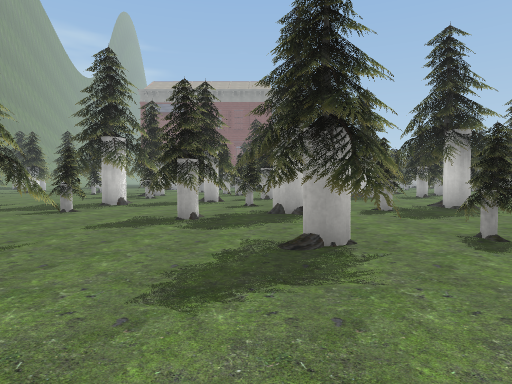
view 1 (above)

24 first-person views from a walk through a scene from a Unity 3-D project. The camera is 1.3 m above the floor, tilts 2° down and sees 75° across. The floor is counted in squares, 2 m on a side. Each view is taken from the middle of a square. On the plan, view 1 faces up. The plan holds only what a view shows up to about 10 squares ahead; the rest is blank. The place goes on beyond the plan. Some animated figures are not drawn. Some surface patterns are stand-ins.

view 2
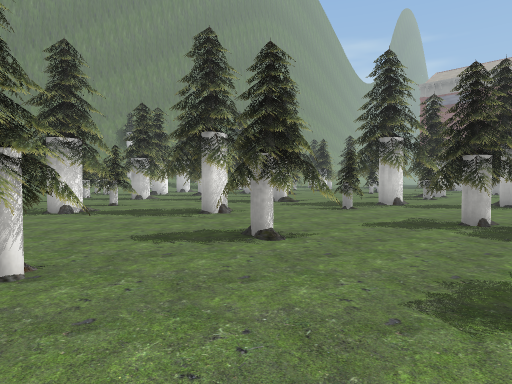

view 3
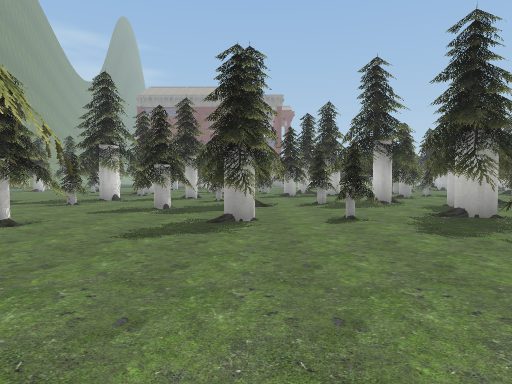

view 4
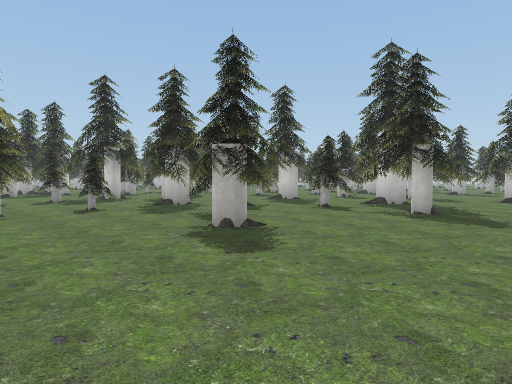

view 5
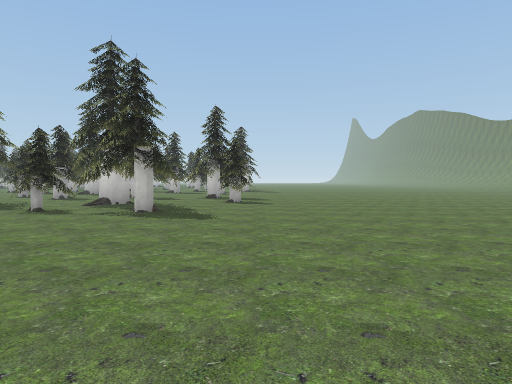

view 6
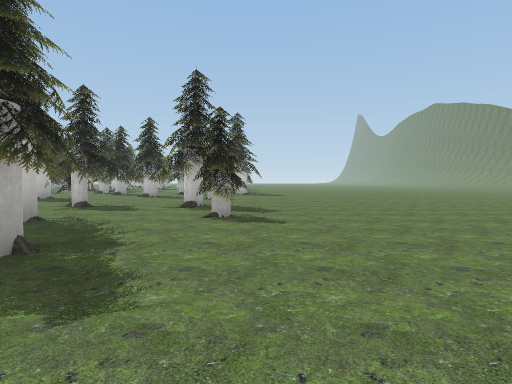

view 7
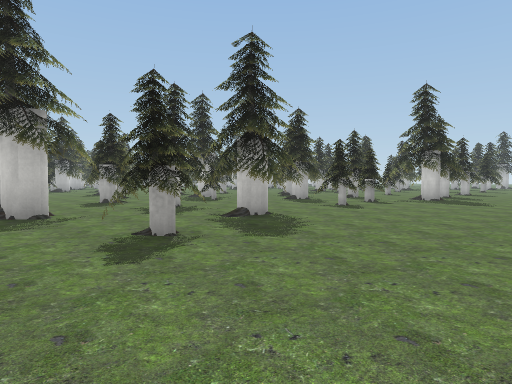

view 8
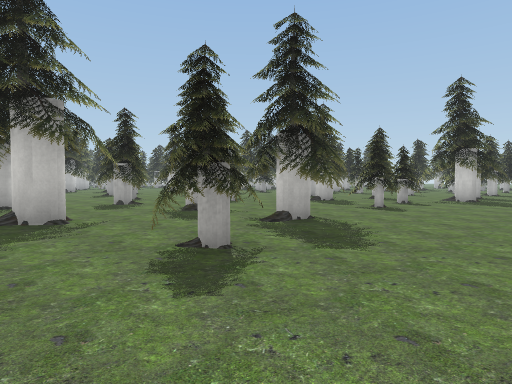

view 9
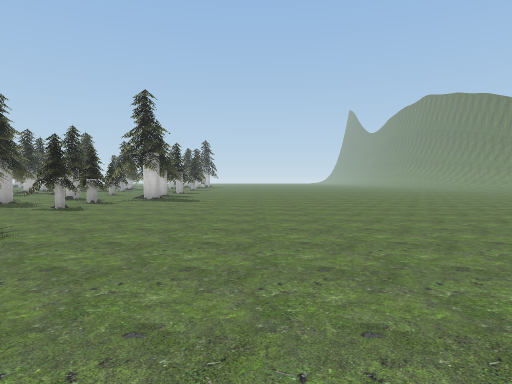

view 10
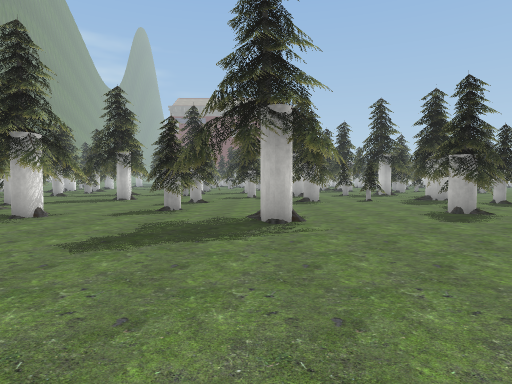

view 11
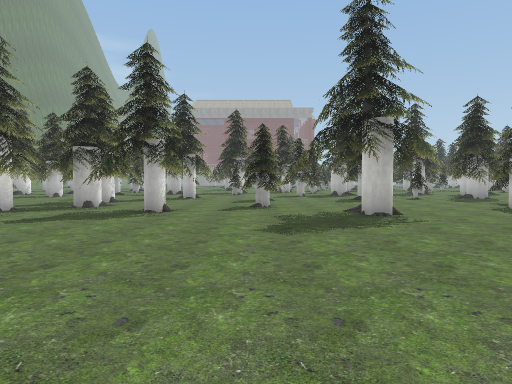

view 12
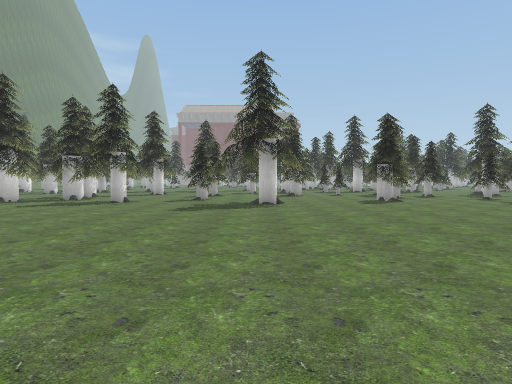

view 13
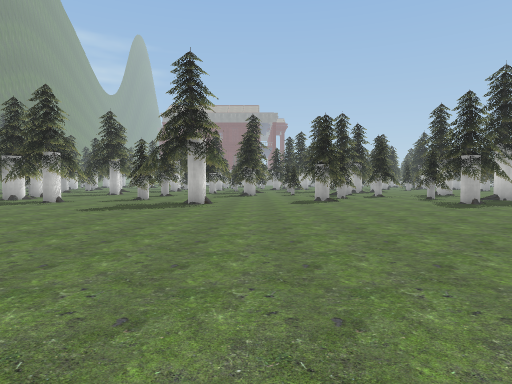

view 14
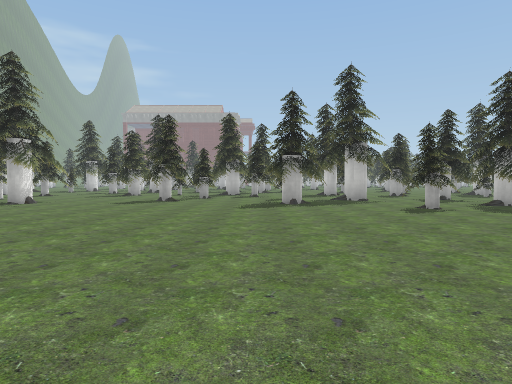

view 15
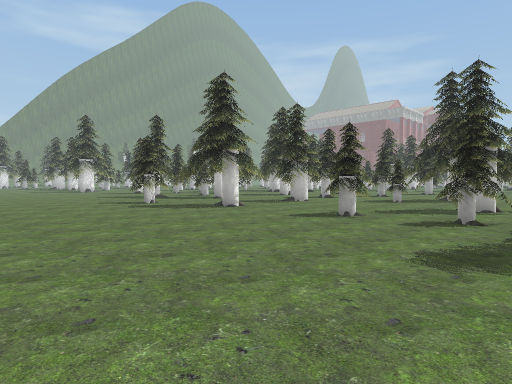

view 16
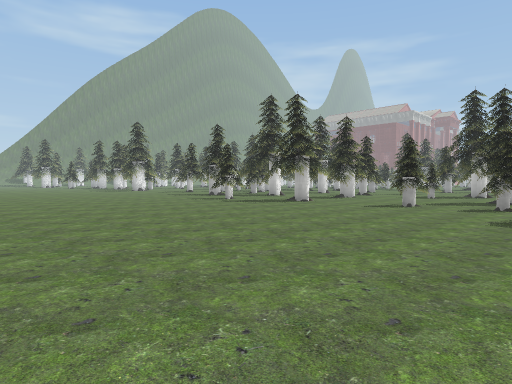

view 17
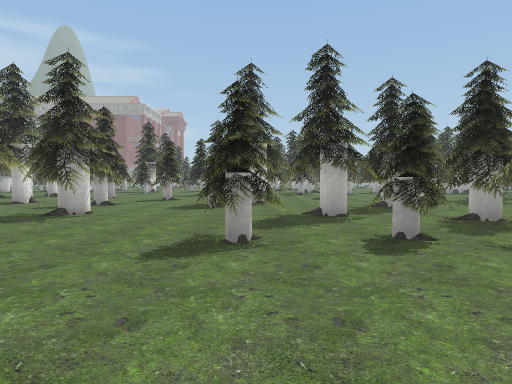

view 18
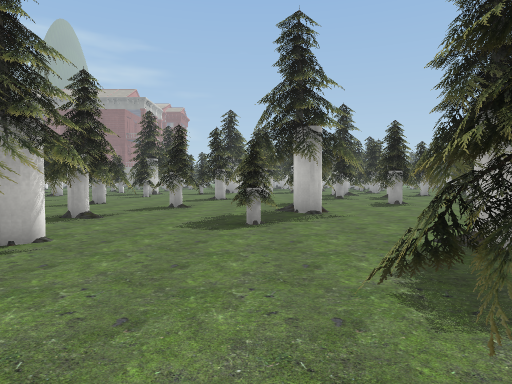

view 19
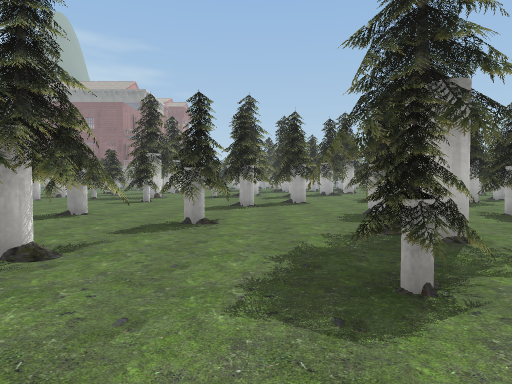

view 20
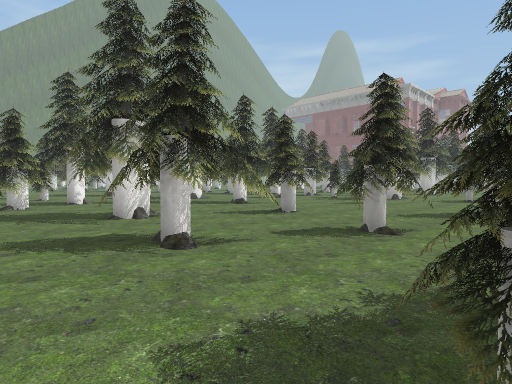

view 21
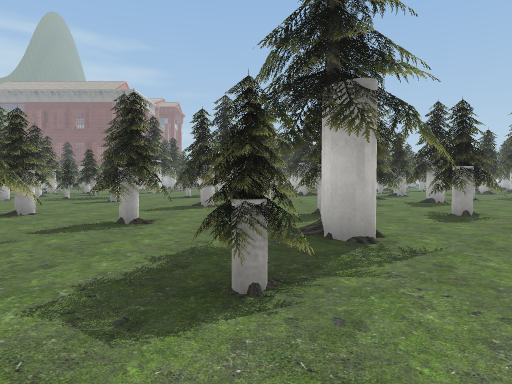

view 22
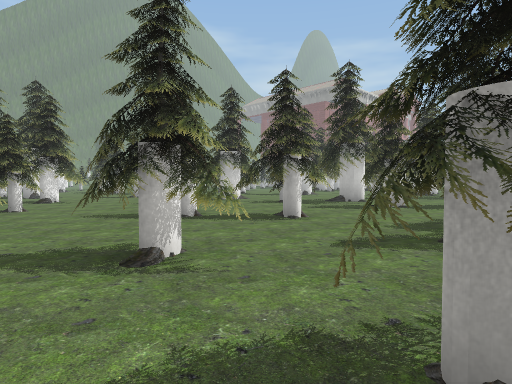

view 23
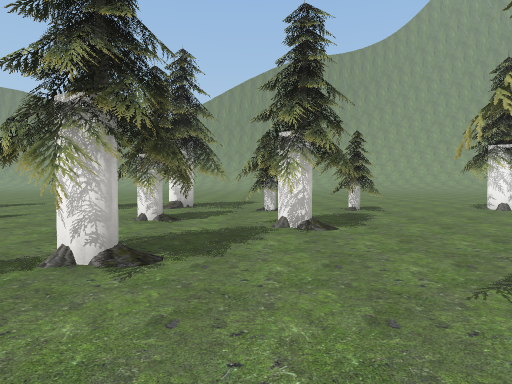

view 24
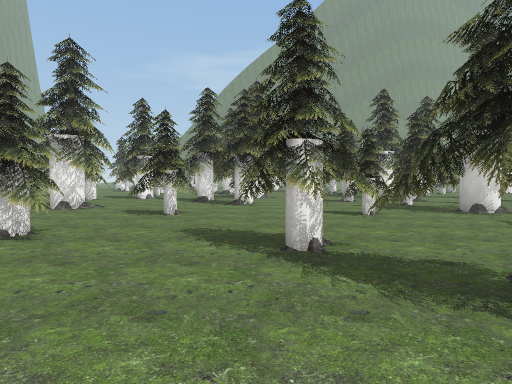

### Floor plan
Key: @ floor where view 1 was taken; # wall or solid block; x gap in a wall; . main floor; : floor 0.25 m higher than the main floor; T thing the floor can be seen under or through.
Columns run from 7 left of view 1 to 19 right of it. Each row starts with its distance up from view 1.
 13                  #######.
 12               ##.# ......
 11               #..........
 10     ###.       ..:#...#....
  9    # ..#  .    ......##..#x
  8   .# ..######  ##...##.....
  7  ..#...####  #####.....##.#
  6 .....### ....#   ##....##.#
  5 . #.........##   ...#..#...
  4 ###....##.#### ###....###..
  3 #...##.##..###### x#..###.#
  2 #...x......x.##....x..#...#
  1 #...x......#..#.  .##...TT#
  0 ###.#..@..##..####.##...TT
 -1 ###..TTT..#...##  ......T #
 -2 .....TTT......##...##..#.T#
 -3 .................#.##.....#
 -4 ..........................
 -5  ..........................
 -6   .........................
 -7    ........................
 -8    ........................
 -9     .......................
-10      .....  ...............
-11       . .    .  ..  .......
-12                      .....
-13                       ....
-14                         ..

Where each view was taken, in squares from view 1:
view 1: 0 up, 0 right, facing up
view 2: 0 up, 0 right, facing up-left
view 3: 2 down, 1 right, facing up
view 4: 4 down, 0 right, facing up-right
view 5: 4 down, 0 right, facing right
view 6: 4 down, 4 right, facing right
view 7: 7 down, 8 right, facing up-right
view 8: 6 down, 8 right, facing up-right
view 9: 7 down, 8 right, facing right
view 10: 7 down, 1 left, facing up
view 11: 8 down, 3 left, facing up
view 12: 11 down, 1 left, facing up
view 13: 11 down, 1 right, facing up
view 14: 11 down, 6 right, facing up
view 15: 8 down, 19 right, facing up-left
view 16: 11 down, 19 right, facing up-left
view 17: 6 down, 16 right, facing up
view 18: 3 down, 15 right, facing up
view 19: 0 up, 14 right, facing up
view 20: 1 up, 15 right, facing up-left
view 21: 0 up, 15 right, facing up
view 22: 5 up, 19 right, facing up-left
view 23: 5 up, 18 right, facing down
view 24: 8 up, 17 right, facing left
